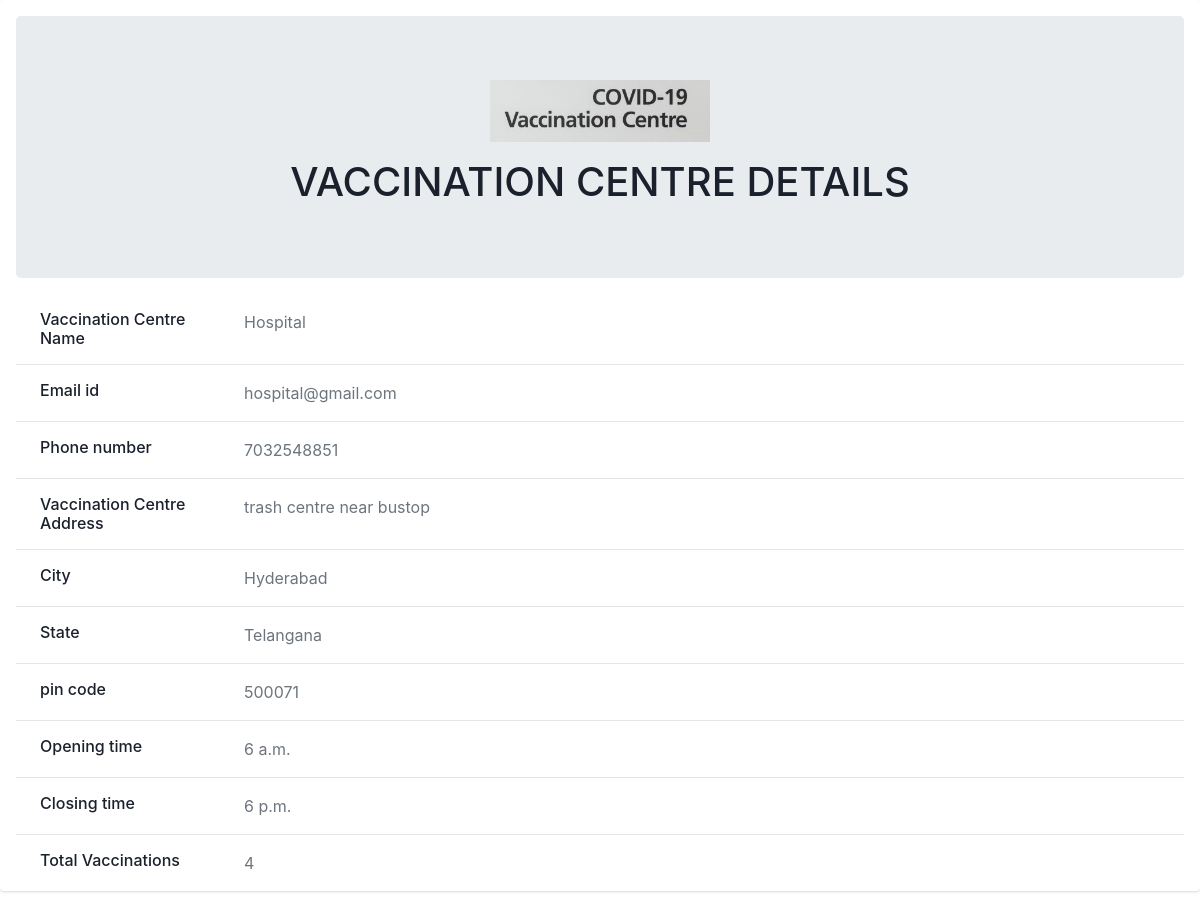
Page /statistics/showcentre/1 on the earlier database version.
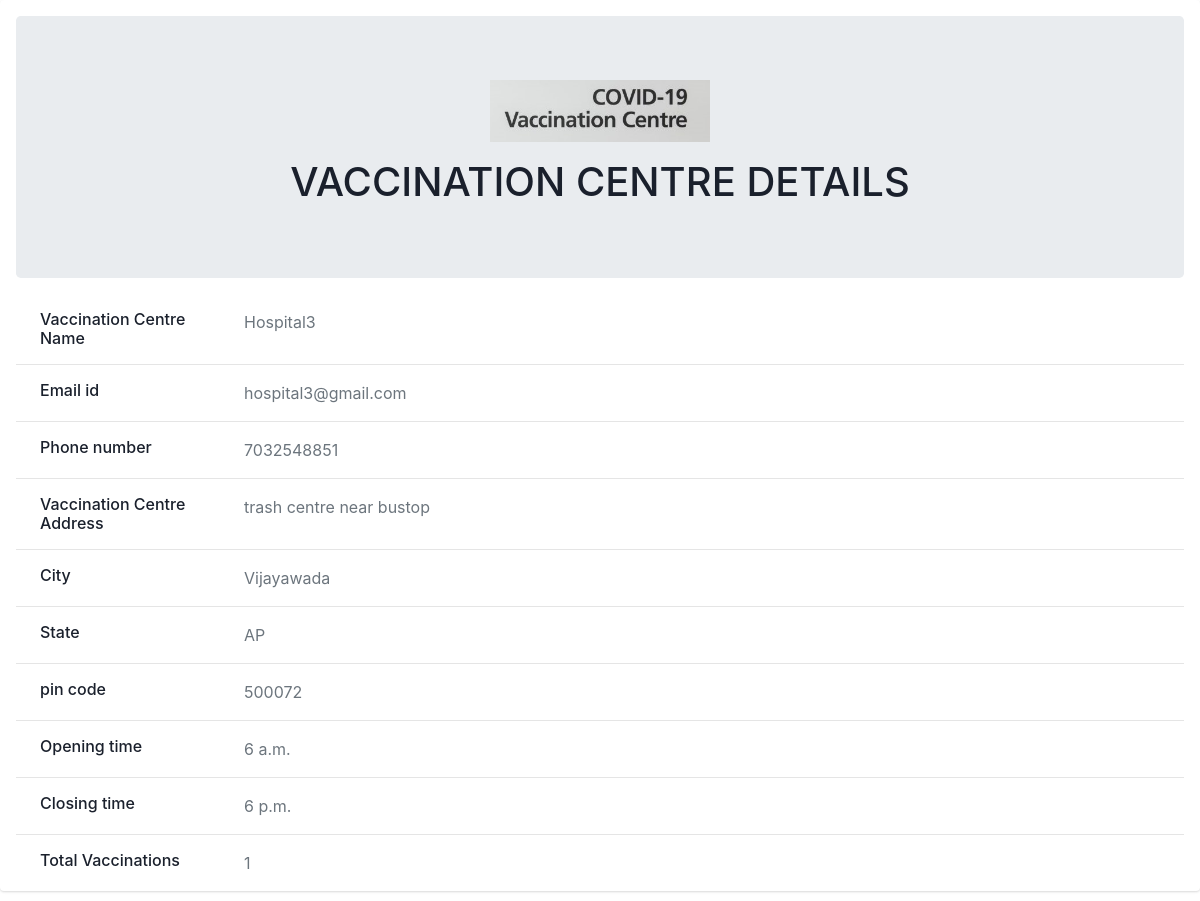
Same page on the later database version.
### C19V/models.py (models this page shows, shortened)
class TestCentre(models.Model):
    user = models.OneToOneField(User,on_delete=CASCADE)
    name = models.CharField(max_length=50)
    email = models.EmailField(max_length=25)
    phone_no =models.CharField(max_length=10)
    address = models.TextField(max_length=128)
    city = models.CharField(max_length=10)
    state = models.CharField(max_length=10)
    pincode = models.CharField(max_length=6)
    active_time_from = models.TimeField() #From
    active_time_to = models.TimeField()   #To

### C19V/views.py (the view)
# urls.py: path('statistics/showcentre/<str:pk>',views.showvc,name='show_centre'),
def showvc(request,pk):
    person = models.TestCentre.objects.get(id=pk)
    count = models.VaccinatedPerson.objects.filter(centre=person).count()
    context={'person':person,'count':count}
    return render(request,'showcentre.html',context)

### C19V/templates/showcentre.html (shortened to what this page needs)
{% load static %}
<link rel="stylesheet" href="https://stackpath.bootstrapcdn.com/bootstrap/4.3.1/css/bootstrap.min.css">
<link rel="stylesheet" type="text/css" href="{% static '/css/patient_home.css'%}">
<centre>
    <div class="container-md-8">
      <div class="card mb-3">
        <div class="card-body">
          <div class="jumbotron align-items-center text-center">
            <img src="{% static '/images/vaccination-centre.jpg'%}" alt="Admin"  height ="10%" width="20%">
            <div class="mt-3">
              <h1>VACCINATION CENTRE DETAILS</h1>
            </div>
          </div>
          <div class="row">
            <div class="col-sm-3">
              <h6 class="mb-0 pl-4">Vaccination Centre  Name</h6>
            </div>
            <div class="col-sm-9 pl-4 text-secondary">
              {{ person.name }}
            </div>
          </div>
          <hr>
          <div class="row">
            <div class="col-sm-3">
              <h6 class="mb-0 pl-4">Email id</h6>
            </div>
            <div class="col-sm-9 pl-4 text-secondary">
              {{person.email}}
            </div>
          </div>
          <hr>
          <div class="row">
            <div class="col-sm-3">
              <h6 class="mb-0 pl-4">Phone number</h6>
            </div>
            <div class="col-sm-9 pl-4 text-secondary">
              {{person.phone_no}}
            </div>
          </div>
          <hr>
          <div class="row">
            <div class="col-sm-3">
              <h6 class="mb-0 pl-4">Vaccination Centre Address</h6>
            </div>
            <div class="col-sm-9 pl-4 text-secondary">
              {{person.address}}
            </div>
          </div>
          <hr>
          <div class="row">
            <div class="col-sm-3">
              <h6 class="mb-0 pl-4">City</h6>
            </div>
            <div class="col-sm-9 pl-4 text-secondary">
              {{person.city}}
            </div>
          </div>
          <hr>
          <div class="row">
            <div class="col-sm-3">
              <h6 class="mb-0 pl-4">State</h6>
            </div>
            <div class="col-sm-9 pl-4 text-secondary">
              {{person.state}}
            </div>
          </div>
          <hr>
          <div class="row">
            <div class="col-sm-3">
              <h6 class="mb-0 pl-4">pin code</h6>
            </div>
            <div class="col-sm-9 pl-4 text-secondary">
              {{person.pincode}}
            </div>
          </div>
          <hr>
          <div class="row">
            <div class="col-sm-3">
              <h6 class="mb-0 pl-4">Opening time</h6>
            </div>
            <div class="col-sm-9 pl-4 text-secondary">
              {{person.active_time_from}}
            </div>
          </div>
          <hr>
          <div class="row">
            <div class="col-sm-3">
              <h6 class="mb-0 pl-4">Closing time</h6>
            </div>
            <div class="col-sm-9 pl-4 text-secondary">
              {{person.active_time_to}}
            </div>
          </div>
          <hr>
          <div class="row">
            <div class="col-sm-3">
              <h6 class="mb-0 pl-4">Total Vaccinations</h6>
            </div>
            <div class="col-sm-9 pl-4 text-secondary">
              {{count}}
            </div>
          </div>
        </div>
      </div>
    </div>
  </centre>

### C19V/static/css/patient_home.css (style rules this page uses)
.card { box-shadow: 0 1px 3px 0 rgba(0, 0, 0, .1), 0 1px 2px 0 rgba(0, 0, 0, .06); }
.card { position: relative; display: flex; flex-direction: column; min-width: 0; word-wrap: break-word; background-color: white; background-clip: border-box; border: 0 solid rgba(0, 0, 0, .125); border-radius: .25rem; }
.row { width: 75%; }
.card-body { flex: 1 1 auto; min-height: 1px; padding: 1rem; }
.mb-3, .my-3 { margin-bottom: 1rem!important; }

Differences in the rows shown:
changed TestCentre "trash centre near bustop": name "Hospital" → "Hospital3"; email "hospital@gmail.com" → "hospital3@gmail.com"; city "Hyderabad" → "Vijayawada"; state "Telangana" → "AP"; pincode "500071" → "500072"
Other differences:
{{ count }}: "4" → "1"
